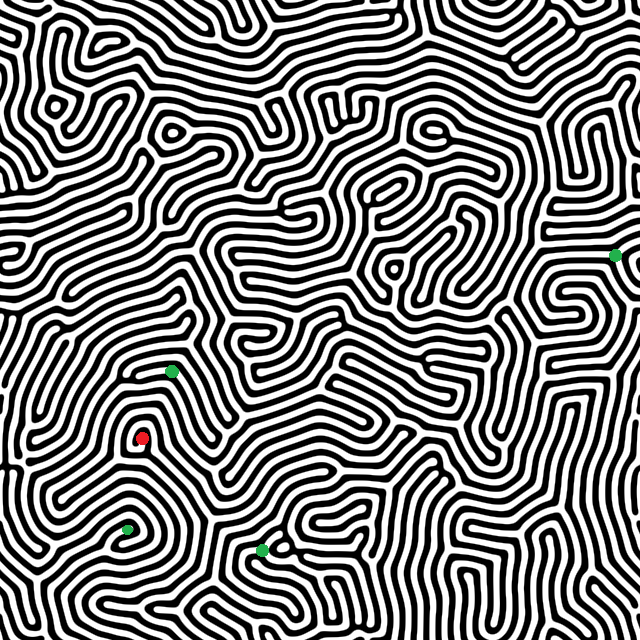
#> input picture Laboratorio1/laberintos/Laberinto2.bmp, 640 x 640 px
$ python main.py
#> lines starting #> are read from the running program, lines starting #| are printed output that depends on the picture
### Laboratorio1/modulos/procesadorDeImagen.py
from PIL import Image, ImageFilter

def sharpen_new(img):

    # Aplicamos el filtro de sharpening a la imagen:
    img = img.filter(ImageFilter.UnsharpMask(radius=2, percent=150, threshold=3))

    pixels = img.load()

    # Definimos los 4 colores que vamos a usar
    red = (255, 0, 0)
    green = (0, 255, 0)
    black = (0, 0, 0)
    white = (255, 255, 255)

    for i in range(img.width):
        for j in range(img.height):
            # Obtenemos el valor de los pixeles RGB
            r, g, b = pixels[i, j][:3]

            # Comparamos los valores con los umbrales para determinar el color
            if (r > 200) and (g < 50) and (b < 50):
                pixels[i, j] = red
            elif (r < 50) and (g > 200) and (b < 50):
                pixels[i, j] = green
            elif (r < 50) and (g < 50) and (b < 50):
                pixels[i, j] = black
            else:
                pixels[i, j] = white

    # Retornamos la imagen con el filtro aplicado
    return img


def disminuir_imagen_original(img, factor = 10):

    # Abrimos la imagen original
#> called with img = 'laberintos/Laberinto2.bmp', factor = 5
    image = Image.open(img)
#> image is the input picture: PIL image 640x640 RGBA; mean R, G, B, A 127.2, 127.3, 127.2, 255

    # Obtenemos el ancho y el alto de la imagen
    width, height = image.size
#> width = 640; height = 640

    # Reescalamos la imagen por el factor indicado (DEFAULT = 10)
    new_width = width // factor
#> new_width = 128
    new_height = height // factor
#> new_height = 128
    im = image.resize((new_width, new_height), Image.BILINEAR)
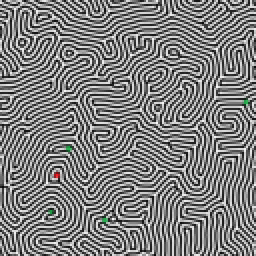
#> im: PIL image 128x128 RGBA (shown 2 times larger); mean R, G, B, A 127.2, 127.3, 127.2, 255

    # Enviamos la imagen reescalada al metodo sharpenNew para limpiarla
    im = sharpen_new(im)
#> in sharpen_new, `img = img.filter(ImageFilter.UnsharpMask(radius=2, percent=150, thresh..`:
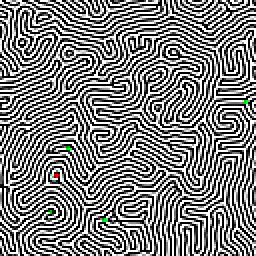
#> img: PIL image 128x128 RGBA (shown 2 times larger); mean R, G, B, A 127.3, 127.4, 127.2, 255
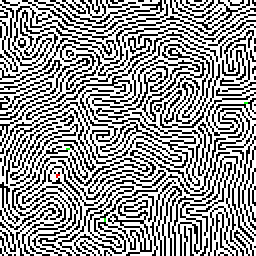
#> im: PIL image 128x128 RGBA (shown 2 times larger); mean R, G, B, A 154.1, 154.1, 154, 255

    im.save("laberintos/imagen_reescalada.bmp")

### Laboratorio1/modulos/algoritmoBF.py
from progress.bar import Bar
from PIL import Image

class BreadthFirstAlgorithm():

    def __init__(self, path_imagen):
#> called with path_imagen = 'laberintos/imagen_reescalada.bmp'
        self.image = Image.open(path_imagen)
        self.width, self.height = self.image.size
#> self.width = 128; self.height = 128
        self.start = None
        self.goals = set()
        self.colores = []
        self.walkable = set()
        self.recorridos = []

        self.cargar_imagen()

    # [28 lines left out: function dibujar_solucion, not called in this run]

    def cargar_imagen(self):

        for x in range(self.width):

            for y in range(self.height):

                # Obtenemos el color del pixel en la pos x,y:
                pixel = self.image.getpixel((x, y))

                # Revisamos que los rgba se vuelvan puramente rgb:
                if len(pixel) == 4:
                    pixel = pixel[:3]

                # Agregamos el color a la lista de colores:
                self.colores.append(pixel)

                # Si el color del pixel es blanco:
                if pixel == (255, 255, 255):
                    self.walkable.add((x, y))

                # Si el color del pixel es rojo:
                elif pixel == (255, 0, 0):
                    self.walkable.add((x, y))
                    self.start = (x,y)

                # Si el color del pixel es verde:
                elif pixel == (0, 255, 0):
                    self.goals.add((x, y))
#> after the loop, self.colores = 16384 items, first 6: (255, 255, 255), (255, 255, 255), (0, 0, 0), (255, 255, 255), (255, 255, 255), (0, 0, 0); self.goals = 6 items; self.walkable = 9900 items

    def goalTest(self, celda):
        # Retornamos si la celda esta contenida en las casillas de meta o no:
        return (celda in self.goals)

    # [44 lines left out: functions actions, obtenerCamino, not called in this run]

    def start_search(self):

        # Comenzamos creando una frontera/queue con el punto de partida:
        queue = [self.start]

        # Creamos una lista de espacios que hemos explorado y le agregamos el punto de partida:
        celdasExploradas = [self.start]

        # Creamos un diccionario que nos indique los movimientos que se han tomado en el algoritmo:
        caminosRealizados = {}

        # Creamos una barra de progreso:
        barra_progreso = Bar(' [BFA] Analizando celdas...', max=len(self.walkable))

        # Creamos un ciclo infinito hasta que encontremos una solucion o la frontera este vacia:
        while True:

            # La frontera aun tiene celdas que explorar
            if len(queue):

                # Localizamos una celda del queue para analizar
                celda = queue.pop(0)

                # Agregamos la celda a la lista de celdas ya explorada:
                celdasExploradas.append(celda)

                # Verificamos a que celdas nos podemos mover desde la posicion actual (s):

                movimientos = self.actions(celda)

                # Verificamos que uno de los siguientes movimientos no sean ya la meta:

                for movimiento in movimientos:

                    if self.goalTest(movimiento):

                        # Se ha llegado al destino:
                        self.obtenerCamino(celda, caminosRealizados)

                        barra_progreso.finish()

                        return True

                # Si se llego a este punto es que no se ha alcanzado una meta

                # Continuamos analizando las siguientes celdas:

                for movimiento in movimientos:

                    # Si el mov no esta en lo explorado, lo agregamos al queue

                    if movimiento not in celdasExploradas:

                        queue.append(movimiento)

                        celdasExploradas.append(movimiento)

                        # Declaramos en el camino hacia donde fue y de donde vino:

                        caminosRealizados[movimiento] = celda

                        barra_progreso.next()

            else:

                barra_progreso.finish()
                # No tiene solucion el laberinto propuesto. Se retorna un falso:
                return False

### Laboratorio1/main.py
from modulos.procesadorDeImagen import disminuir_imagen_original
from modulos.algoritmoBF import BreadthFirstAlgorithm
from modulos.algoritmoAs import AStarAlgorithm
from modulos.algoritmoDF import DepthFirstAlgorithm

def programa():

    # Realizamos la disminucion del laberinto:
    disminuir_imagen_original("laberintos/Laberinto2.bmp", 5)

    # Aplicamos el algoritmo Breadth First a la imagen reescalada:
    bfs = BreadthFirstAlgorithm("laberintos/imagen_reescalada.bmp")
    res = bfs.start_search()
    bfs.dibujar_solucion("laberintos/solucion_laberintoBF.bmp") if res else print("No se encontro solucion!")

    # Aplicamos el algoritmo A* a la imagen reescalada:
    asa = AStarAlgorithm("laberintos/imagen_reescalada.bmp")
    res = asa.start_search()
    asa.dibujar_solucion("laberintos/solcuion_laberintoAS.bmp") if res else print("No se encontro solucion!")

    # Aplicamos el algoritmo Depth First a la imagen reescalada:
    dfs = DepthFirstAlgorithm("laberintos/imagen_reescalada.bmp")
    res = dfs.start_search()
    dfs.dibujar_solucion("laberintos/solucion_laberintoDF.bmp") if res else print("No se encontro solucion!")

if __name__ == '__main__':
    programa()
#> (the call stopped at in start_search, `barra_progreso = Bar(' [BFA] Analizando celdas...', max=len(self.walka..`: progress is not available in this run)

$ run again, with Laboratorio1/laberintos/Laberinto1.bmp copied over Laboratorio1/laberintos/Laberinto2.bmp
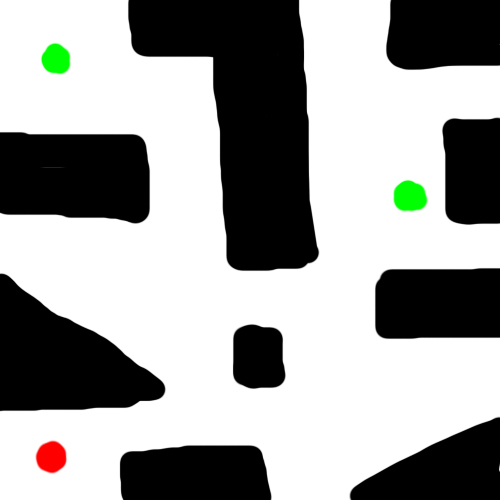
#> input picture Laboratorio1/laberintos/Laberinto1.bmp, 500 x 500 px
#> in disminuir_imagen_original, image is the input picture: PIL image 500x500 RGB; mean R, G, B 157.7, 158.4, 156.9
#> in sharpen_new, `img = img.filter(ImageFilter.UnsharpMask(radius=2, percent=150, thresh..`:
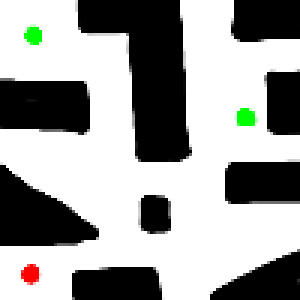
#> img: PIL image 100x100 RGB (shown 3 times larger); mean R, G, B 157.4, 158.2, 156.6
#> in disminuir_imagen_original, `im = sharpen_new(im)`:
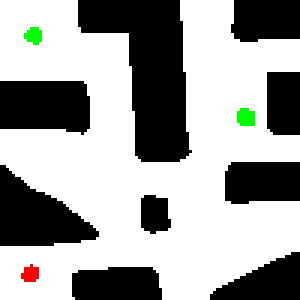
#> im: PIL image 100x100 RGB (shown 3 times larger); mean R, G, B 159.3, 160.2, 158.7
#> after the loop in cargar_imagen, `for x in range(self.width):`: self.colores = 10000 items, first 6: (255, 255, 255), (255, 255, 255), (255, 255, 255), (255, 255, 255), (255, 255, 255), (255, 255, 255); self.goals = 59 items; self.walkable = 6249 items

$ run again, with Laboratorio1/laberintos/prueba.bmp copied over Laboratorio1/laberintos/Laberinto2.bmp
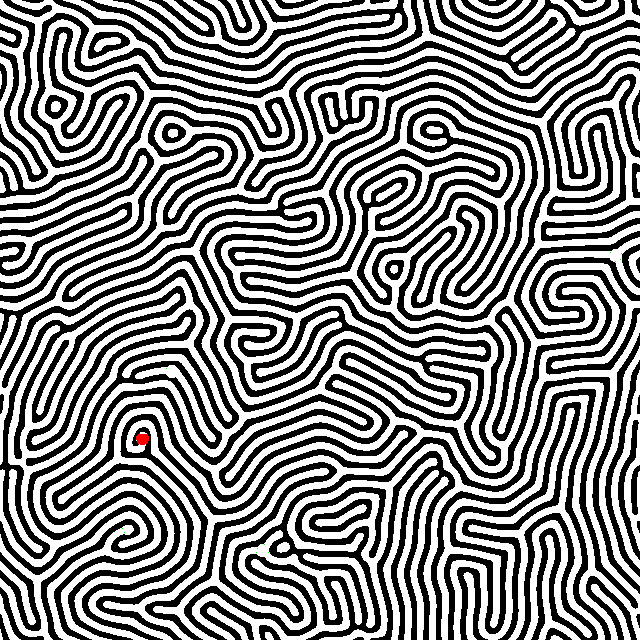
#> input picture Laboratorio1/laberintos/prueba.bmp, 640 x 640 px
#> in disminuir_imagen_original, image is the input picture: PIL image 640x640 RGB; mean R, G, B 135.7, 135.6, 135.6
#> in disminuir_imagen_original, `im = image.resize((new_width, new_height), Image.BILINEAR)`:
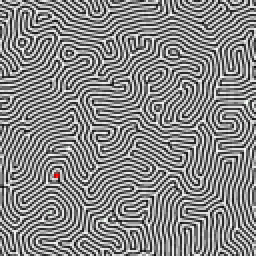
#> im: PIL image 128x128 RGB (shown 2 times larger); mean R, G, B 135.6, 135.6, 135.6
#> in disminuir_imagen_original, `im = sharpen_new(im)`:
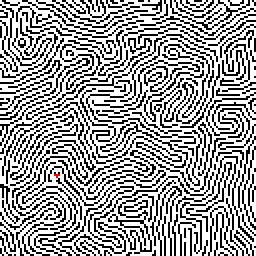
#> im: PIL image 128x128 RGB (shown 2 times larger); mean R, G, B 158.4, 158.3, 158.3
#> after the loop in cargar_imagen, `for x in range(self.width):`: self.colores = 16384 items, first 6: (255, 255, 255), (255, 255, 255), (0, 0, 0), (255, 255, 255), (255, 255, 255), (0, 0, 0); self.goals = 0 items; self.walkable = 10175 items
